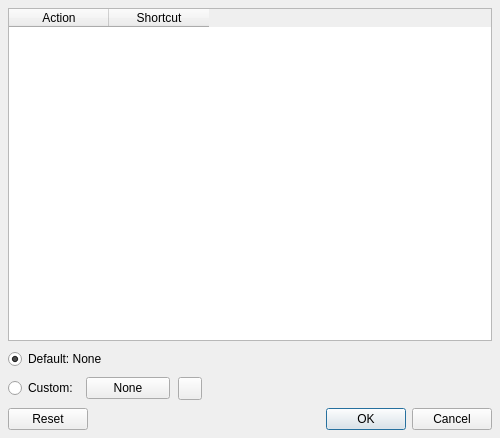
<?xml version="1.0" encoding="UTF-8"?>
<ui version="4.0">
 <class>ShortcutListDialog</class>
 <widget class="QDialog" name="ShortcutListDialog">
  <property name="geometry">
   <rect>
    <x>0</x>
    <y>0</y>
    <width>500</width>
    <height>438</height>
   </rect>
  </property>
  <property name="windowTitle">
   <string>Dialog</string>
  </property>
  <layout class="QVBoxLayout" name="shortcutListLayout">
   <property name="spacing">
    <number>8</number>
   </property>
   <property name="margin">
    <number>8</number>
   </property>
   <item>
    <widget class="QTableWidget" name="shortcutListTableWidget">
     <property name="alternatingRowColors">
      <bool>true</bool>
     </property>
     <attribute name="verticalHeaderVisible">
      <bool>false</bool>
     </attribute>
     <column>
      <property name="text">
       <string>Action</string>
      </property>
     </column>
     <column>
      <property name="text">
       <string>Shortcut</string>
      </property>
     </column>
    </widget>
   </item>
   <item>
    <layout class="QVBoxLayout" name="shortcutLayout">
     <property name="spacing">
      <number>8</number>
     </property>
     <property name="leftMargin">
      <number>0</number>
     </property>
     <item>
      <widget class="QRadioButton" name="defaultRadioButton">
       <property name="text">
        <string>Default: None</string>
       </property>
       <property name="checked">
        <bool>true</bool>
       </property>
      </widget>
     </item>
     <item>
      <layout class="QHBoxLayout" name="customShortcutLayout">
       <property name="spacing">
        <number>8</number>
       </property>
       <item>
        <widget class="QRadioButton" name="customRadioButton">
         <property name="text">
          <string>Custom:</string>
         </property>
        </widget>
       </item>
       <item>
        <widget class="QPushButton" name="shortcutPushButton">
         <property name="minimumSize">
          <size>
           <width>84</width>
           <height>0</height>
          </size>
         </property>
         <property name="text">
          <string>None</string>
         </property>
         <property name="icon">
          <iconset resource="../images/openlp-2.qrc">
           <normaloff>:/system/system_settings.png</normaloff>:/system/system_settings.png</iconset>
         </property>
         <property name="checkable">
          <bool>true</bool>
         </property>
         <property name="checked">
          <bool>false</bool>
         </property>
        </widget>
       </item>
       <item>
        <widget class="QToolButton" name="clearShortcutToolButton">
         <property name="minimumSize">
          <size>
           <width>0</width>
           <height>16</height>
          </size>
         </property>
         <property name="text">
          <string/>
         </property>
         <property name="icon">
          <iconset resource="../images/openlp-2.qrc">
           <normaloff>:/system/clear_shortcut.png</normaloff>:/system/clear_shortcut.png</iconset>
         </property>
        </widget>
       </item>
       <item>
        <spacer name="customShortcutSpacer">
         <property name="orientation">
          <enum>Qt::Horizontal</enum>
         </property>
         <property name="sizeHint" stdset="0">
          <size>
           <width>40</width>
           <height>20</height>
          </size>
         </property>
        </spacer>
       </item>
      </layout>
     </item>
    </layout>
   </item>
   <item>
    <widget class="QDialogButtonBox" name="shortcutListButtonBox">
     <property name="orientation">
      <enum>Qt::Horizontal</enum>
     </property>
     <property name="standardButtons">
      <set>QDialogButtonBox::Cancel|QDialogButtonBox::Ok|QDialogButtonBox::Reset</set>
     </property>
    </widget>
   </item>
  </layout>
 </widget>
 <resources>
  <include location="../images/openlp-2.qrc"/>
 </resources>
 <connections>
  <connection>
   <sender>shortcutListButtonBox</sender>
   <signal>accepted()</signal>
   <receiver>ShortcutListDialog</receiver>
   <slot>accept()</slot>
   <hints>
    <hint type="sourcelabel">
     <x>248</x>
     <y>254</y>
    </hint>
    <hint type="destinationlabel">
     <x>157</x>
     <y>274</y>
    </hint>
   </hints>
  </connection>
  <connection>
   <sender>shortcutListButtonBox</sender>
   <signal>rejected()</signal>
   <receiver>ShortcutListDialog</receiver>
   <slot>reject()</slot>
   <hints>
    <hint type="sourcelabel">
     <x>316</x>
     <y>260</y>
    </hint>
    <hint type="destinationlabel">
     <x>286</x>
     <y>274</y>
    </hint>
   </hints>
  </connection>
 </connections>
</ui>
